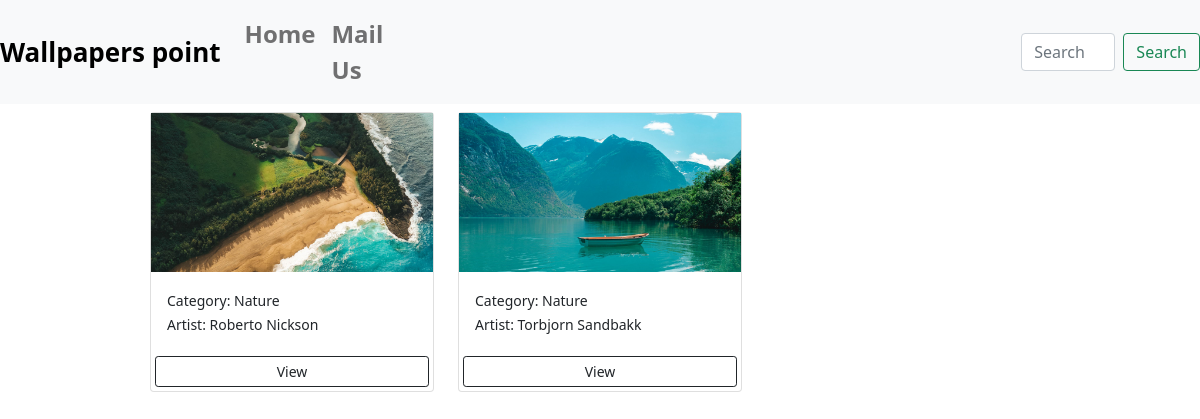
The app's page /home?category=Nature, older data.
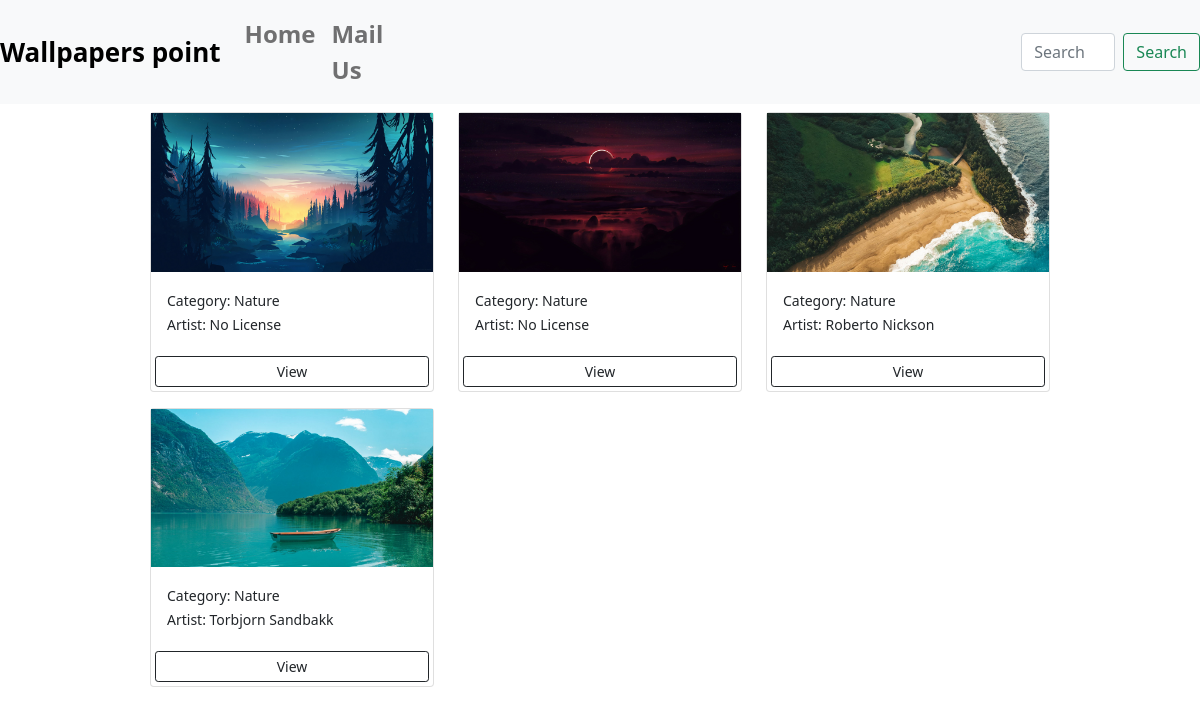
The same page, newer data.
### wallpapers/models.py (models this page shows, shortened)
class Wallpapers(models.Model):
    category = models.ForeignKey(
        Category, on_delete=models.SET_NULL, null=True, blank=True)
    title = models.CharField(max_length=100)
    image = models.ImageField(upload_to="wallpapers", null=True)
    date = models.DateField(auto_now=True)
    slug = models.SlugField(unique=True, db_index=True)
    author = models.CharField(max_length=40)
    tags = models.ManyToManyField(Tag)
    class Meta:
        verbose_name_plural = "Wallpapers"

class Category(models.Model):
    name = models.CharField(max_length=30, null=False)
    class Meta:
        verbose_name_plural = "Category"

### wallpapers/views.py (the view)
# urls.py: path("home", views.WallCategory.as_view(), name="wallCategories"),
class WallCategory(View):
    def get(self, request):
        wallpapers = Wallpapers.objects.all()
        category = request.GET.get('category')
        wallpapers = Wallpapers.objects.filter(
            category__name=category).order_by("-date")
        context = {
            "wallpapers": wallpapers,
            "category": category,
        }
        return render(request, "wallpapers/wallCategories.html", context)

### wallpapers/templates/wallpapers/wallCategories.html (shortened to what this page needs)
{% extends 'base.html' %}
{% block content %}
  <div class="col-md-9 " style="margin:0 auto;">
    <div class="row">
      {% for wall in wallpapers %}
        <div class="col-md-4">
          <div class="card my-2">
            <img class="image-thumbnail" src="{{wall.image.url}}" alt="{{wall.title}}">
              <div class="card-body">
                <small>Category: {{wall.category.name}}</small>
                  <div>
                    <small>Artist: {{wall.author}}</small>
                  </div>
              </div>
              <a href="{% url "detail" wall.slug %}" class="btn btn-outline-dark btn-sm m-1">View</a>
          </div>
        </div>
        {% empty %}
        <h3>No Wallpapers Sorry😥</h3>
      {% endfor %}
    </div>
  </div>
{% endblock content %}

Row changes from the older to the newer data that the page shows:
added Wallpapers: image (picture), category.name "Nature", author "No License"
added Wallpapers: image (picture), category.name "Nature", author "No License"
